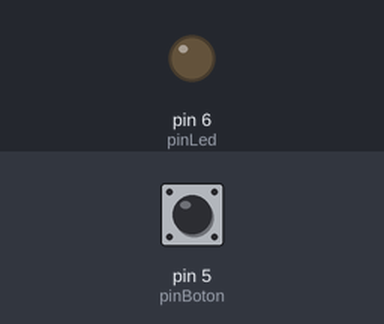
Bench run of a sketch on a simulated Arduino Uno, built with avr-gcc and run on an emulated ATmega328P. Shown: output pins drawn as LEDs (lit = HIGH). The test bench sets the inputs (shaded band); at power-on: pin 5 (pinBoton) HIGH. What the sketch prints to the serial monitor is not drawn.

Above: at 1.2 s.
1.3 s: pin 5 (pinBoton) pulled LOW for 0.15 s
At 1.37 s:
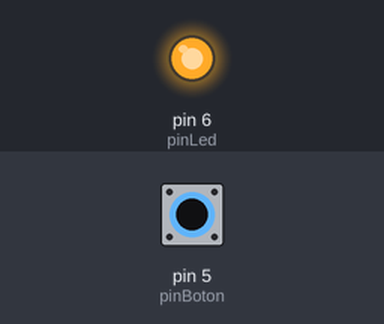
2.9 s: pin 5 (pinBoton) pulled LOW for 3.2 s
At 7.0 s:
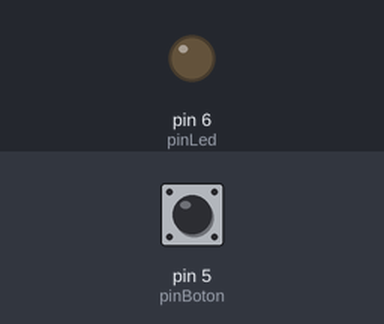
Timing chart, 0 to 8.5 s (numbered marks = the images above; inputs shaded):
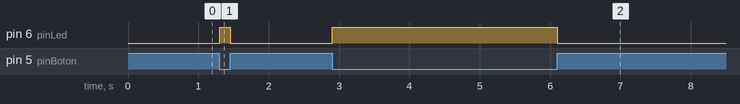

The sketch:

pull_up.ino
```cpp
#define pinBoton 5
#define pinLed 6
int lectBoton;

void setup()
{
  Serial.begin(9600);
  pinMode(pinBoton, INPUT);
  pinMode(pinLed, OUTPUT);
}

void loop()
{
  lectBoton = digitalRead(pinBoton);
  if(lectBoton == 0){
    digitalWrite(pinLed, HIGH);
  }else{
    digitalWrite(pinLed, LOW);
  }
  Serial.println(lectBoton);

}
```

Measured:
- after the input at 1.3 s, pin 6 (pinLed): LOW → HIGH at once, → LOW 0.15 s later
- after the input at 2.9 s, pin 6 (pinLed): LOW → HIGH at once, → LOW 3.2 s later
